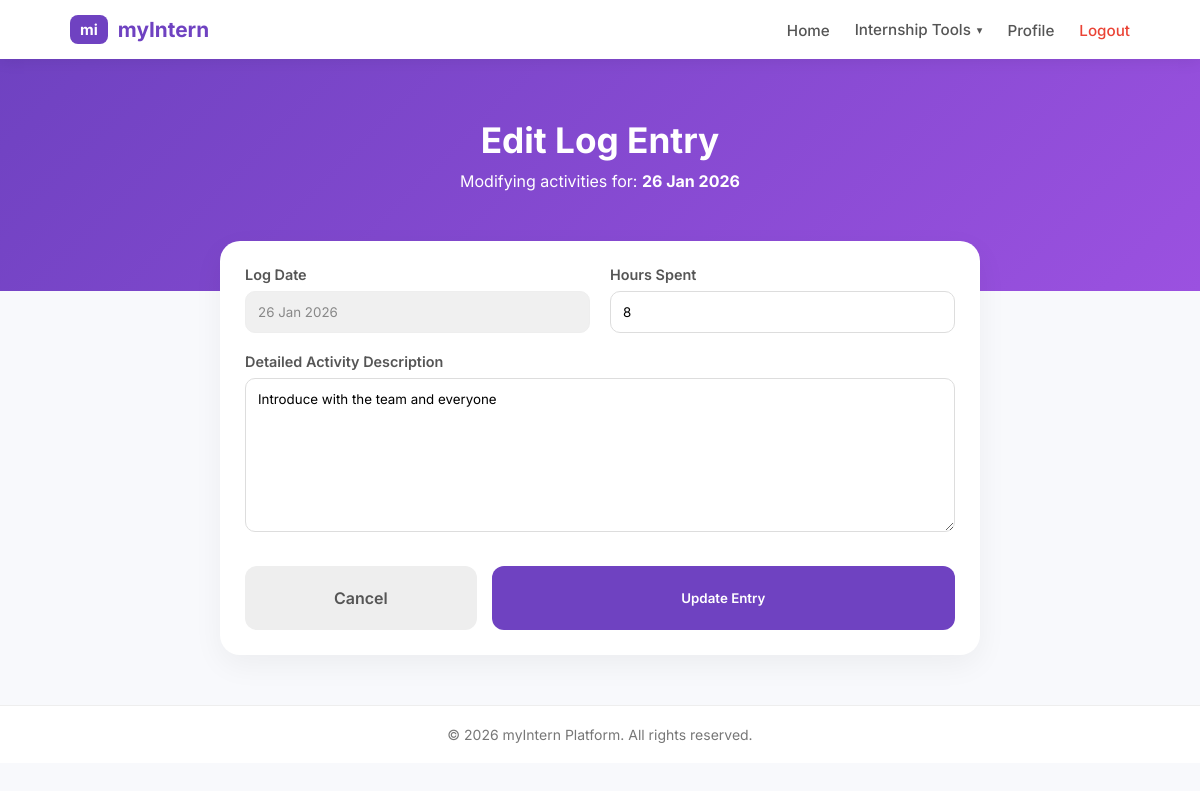
The page /edit_log.php?id=5 (signed in) on the database its author committed.
### tables this page shows
CREATE TABLE `logbook` (
  `logbook_id` int(11) NOT NULL,
  `student_id` int(11) NOT NULL,
  `log_date` date NOT NULL,
  `activities` text DEFAULT NULL,
  `hours_spent` int(11) DEFAULT NULL,
  `status` enum('pending','approved','rejected') DEFAULT 'pending',
  `supervisor_comments` text DEFAULT NULL,
  `approved_at` datetime DEFAULT NULL,
  `remarks` text DEFAULT NULL,
  `submitted_at` datetime DEFAULT current_timestamp()
);

### edit_log.php (the view, shortened to what this page needs)
<?php
include 'db_connect.php';
$user_id = $_SESSION['user_id'];
$logbook_id = isset($_GET['id']) ? intval($_GET['id']) : 0;
$query = $conn->prepare("SELECT * FROM logbook WHERE logbook_id = ? AND student_id = (SELECT student_id FROM students WHERE user_id = ?) AND status = 'pending'");
$query->bind_param("ii", $logbook_id, $user_id);
$query->execute();
$result = $query->get_result();
$log = $result->fetch_assoc();
?>
<!DOCTYPE html>
<html lang="en">
<head>
    <link rel="stylesheet" href="css/applicant.css">
</head>
<body>
<nav class="navbar">
    <div class="nav-container">
        <a href="applicant.php" class="nav-brand">
            <div>mi</div> myIntern
        </a>
        <ul class="nav-menu">
            <li><a href="applicant.php">Home</a></li>
            <li class="dropdown">
                <a href="#" class="dropdown-toggle">Internship Tools <span class="arrow">▾</span></a>
            </li>
            <li><a href="profile.php">Profile</a></li>
            <li><a href="logout.php" style="color:#ea4335;">Logout</a></li>
        </ul>
    </div>
</nav>
<div class="welcome-hero">
    <h1>Edit Log Entry</h1>
    <p>Modifying activities for: <strong><?php echo date('d M Y', strtotime($log['log_date'])); ?></strong></p>
</div>
<div class="main-container" style="display: block; max-width: 800px;">
    <div class="card">
        <form method="POST" class="log-form">
            <div style="display: grid; grid-template-columns: 1fr 1fr; gap: 20px;">
                <div>
                    <label>Log Date</label>
                    <input type="text" value="<?php echo date('d M Y', strtotime($log['log_date'])); ?>" disabled>
                </div>
                <div>
                    <label>Hours Spent</label>
                    <input type="number" step="0.5" name="hours" value="<?php echo $log['hours_spent']; ?>" required>
                </div>
            </div>
            <label>Detailed Activity Description</label>
            <textarea name="activities" rows="8" placeholder="Describe your tasks and learning..." required><?php echo htmlspecialchars($log['activities']); ?></textarea>
            <div class="btn-flex">
                <a href="logbook.php" class="btn" style="background: #eee; color: #555; text-decoration: none; line-height: 2.5;">Cancel</a>
                <button type="submit" name="update_log" class="btn btn-primary">Update Entry</button>
            </div>
        </form>
    </div>
</div>
<footer class="main-footer" style="margin-top: 50px;">
    <div class="footer-bottom">
        <p>© 2026 myIntern Platform. All rights reserved.</p>
    </div>
</footer>
</body>
</html>

### css/applicant.css (style rules this page uses)
:root { --primary: #6f42c1; --secondary: #9b51e0; --bg: #f8f9fc; --white: #ffffff; }
* { margin: 0; padding: 0; box-sizing: border-box; font-family: 'Inter', sans-serif; }
body { background: var(--bg); color: #333; }
.navbar { background: white; padding: 15px 0; box-shadow: 0 2px 15px rgba(0,0,0,0.08); position: sticky; top: 0; z-index: 1000; }
.nav-container { max-width: 1100px; margin: auto; display: flex; justify-content: space-between; align-items: center; padding: 0 20px; }
.nav-brand { font-weight: 700; color: var(--primary); font-size: 1.3rem; display: flex; align-items: center; gap: 10px; text-decoration: none; }
.nav-brand div { background: var(--primary); color: white; padding: 5px 10px; border-radius: 8px; font-size: 15px; }
.nav-menu { display: flex; gap: 25px; list-style: none; align-items: center; margin: 0; }
.nav-menu a { text-decoration: none; color: #555; font-weight: 500; font-size: 0.95rem; }
.dropdown { position: relative; }
.dropdown-toggle { display: flex; align-items: center; gap: 6px; }
.arrow { font-size: 0.7rem; transition: transform 0.3s ease; }
.welcome-hero { background: linear-gradient(135deg, var(--primary), var(--secondary)); color: white; padding: 60px 20px 100px; text-align: center; }
.welcome-hero h1 { font-size: 2.2rem; margin-bottom: 10px; }
.main-container { max-width: 1100px; margin: -50px auto 50px; padding: 0 20px; display: grid; grid-template-columns: 1fr 350px; gap: 25px; }
.card { background: var(--white); border-radius: 20px; padding: 25px; box-shadow: 0 10px 30px rgba(0,0,0,0.05); margin-bottom: 25px; }
.btn { display: inline-block; padding: 12px 25px; border-radius: 12px; text-decoration: none; font-weight: 600; transition: 0.3s; border: none; cursor: pointer; text-align: center; width: 100%; }
.btn-primary { background: var(--primary); color: white; }
.main-footer { background: #ffffff; border-top: 1px solid #eee; padding: 20px 0; margin-top: auto; }
.footer-bottom { text-align: center; }
.footer-bottom p { font-size: 14px; color: #777; }

### edit_log.php (style rules this page uses)
.log-form label { display: block; font-weight: 600; margin-bottom: 8px; color: #555; font-size: 0.9rem; }
.log-form input, .log-form textarea { width: 100%; padding: 12px; border-radius: 10px; border: 1px solid #ddd; margin-bottom: 20px; font-family: 'Inter', sans-serif; }
.log-form input:disabled { background: #f0f0f0; color: #888; cursor: not-allowed; border: 1px solid #eee; }
.btn-flex { display: grid; grid-template-columns: 1fr 2fr; gap: 15px; margin-top: 10px; }

### rows shown on the page
logbook: log_date "26 Jan 2026", hours "8", activities "Introduce with the team and everyone"
